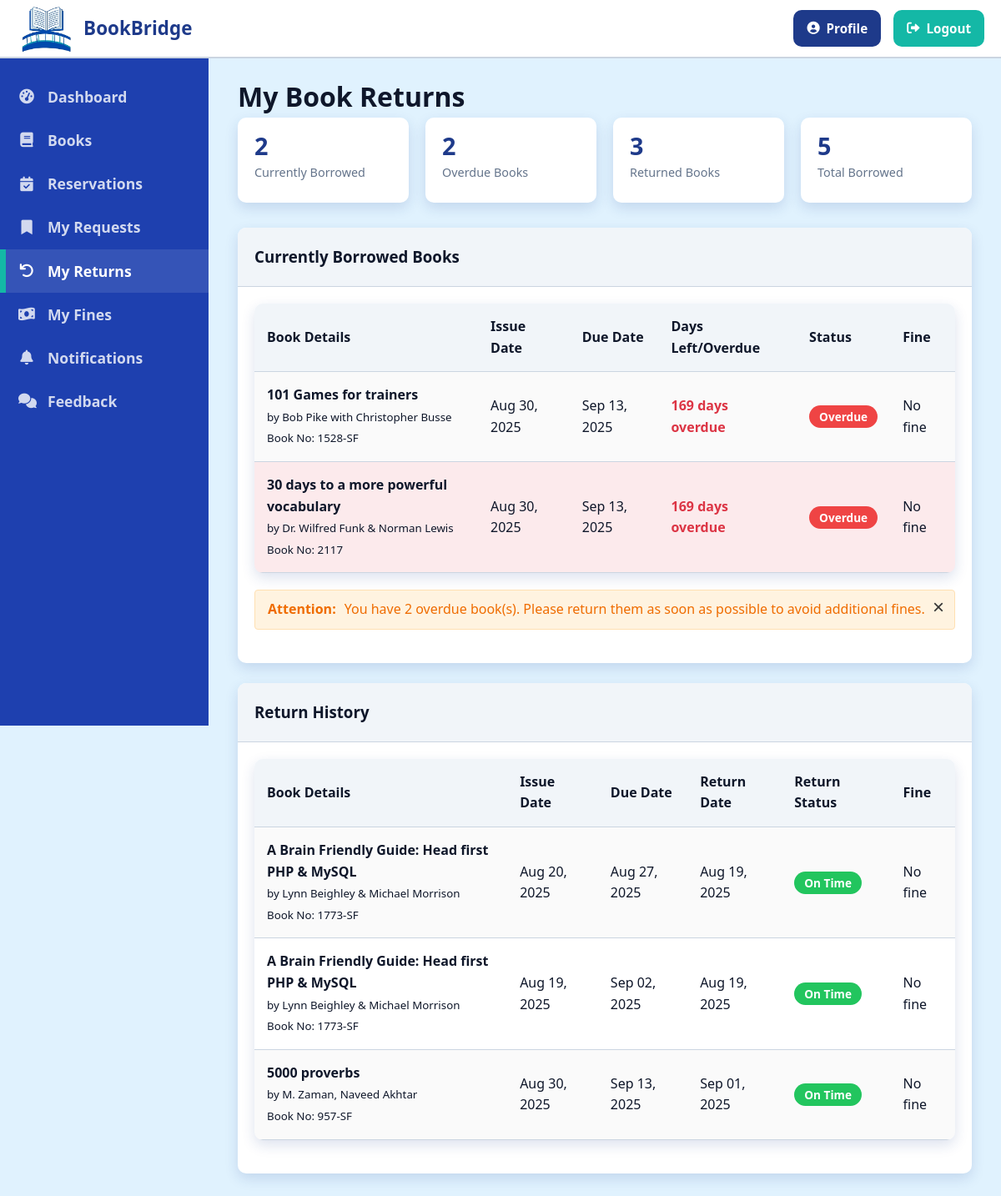
The page /student/returns.php (signed in) on the database as committed earlier.
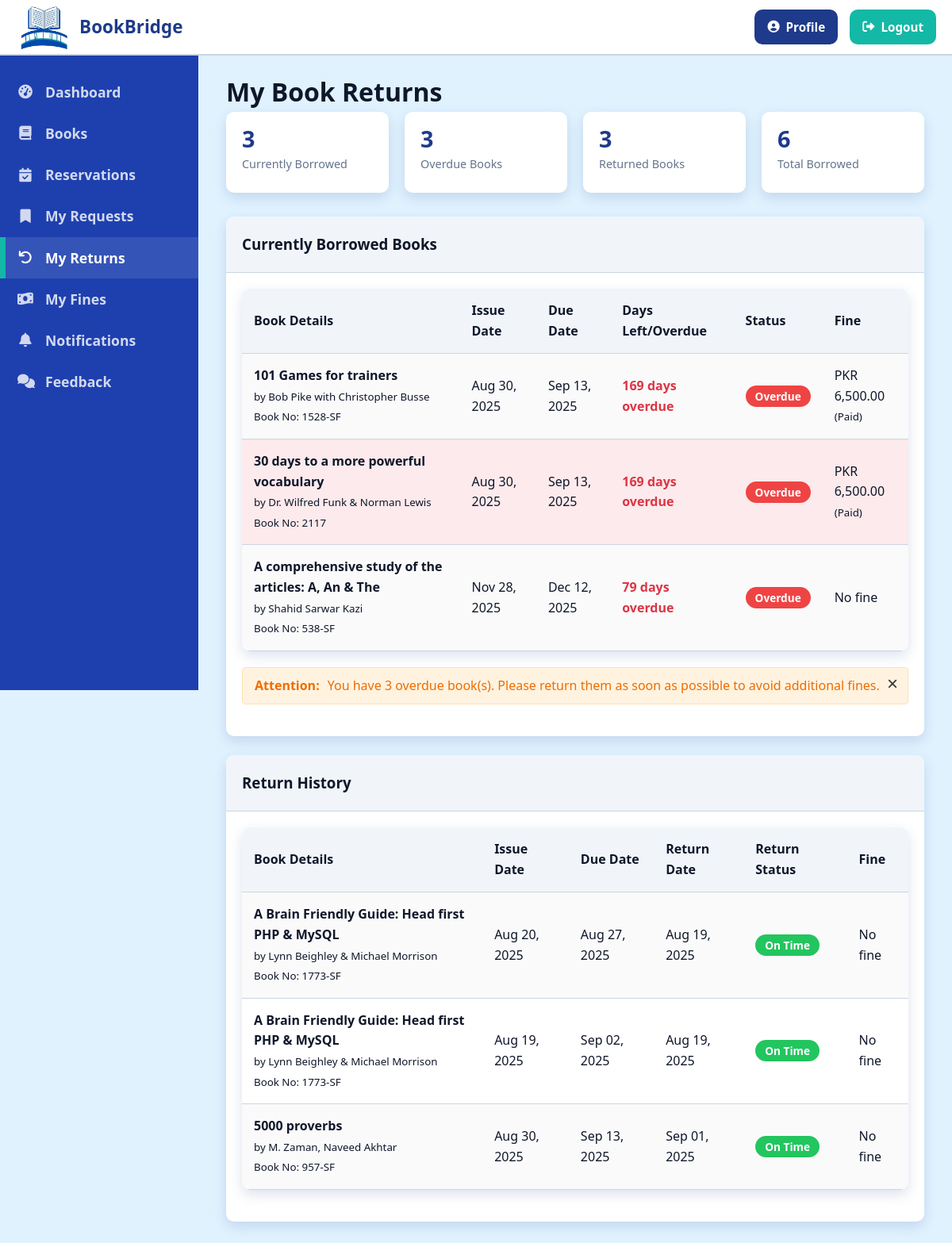
The same page on the database as committed later.
### tables this page shows
CREATE TABLE `issued_books` (
  `id` int(11) NOT NULL,
  `book_id` int(11) NOT NULL,
  `user_id` int(11) NOT NULL,
  `issue_date` timestamp NOT NULL DEFAULT current_timestamp(),
  `return_date` date NOT NULL,
  `actual_return_date` date DEFAULT NULL,
  `status` enum('issued','returned','overdue') NOT NULL DEFAULT 'issued',
  `fine_amount` decimal(10,2) DEFAULT 0.00
);

CREATE TABLE `books` (
  `id` int(11) NOT NULL,
  `book_name` varchar(100) DEFAULT NULL,
  `author` varchar(100) DEFAULT NULL,
  `book_no` varchar(20) DEFAULT NULL,
  `publisher` varchar(100) DEFAULT NULL,
  `category` varchar(50) DEFAULT NULL,
  `available_quantity` int(11) NOT NULL DEFAULT 0,
  `total_quantity` int(11) NOT NULL DEFAULT 0,
  `created_at` timestamp NOT NULL DEFAULT current_timestamp(),
  `updated_at` timestamp NOT NULL DEFAULT current_timestamp() ON UPDATE current_timestamp()
);

CREATE TABLE `fines` (
  `id` int(11) NOT NULL,
  `issued_book_id` int(11) NOT NULL,
  `user_id` int(11) NOT NULL,
  `amount` decimal(10,2) NOT NULL,
  `reason` text DEFAULT NULL,
  `status` enum('pending','paid') NOT NULL DEFAULT 'pending',
  `created_at` timestamp NOT NULL DEFAULT current_timestamp()
);

### student/returns.php (the view, shortened to what the rows shown need)
<?php
include_once '../includes/header.php';
$userId = $_SESSION['user_id'];
$sql = "
    SELECT ib.*, b.book_name, b.author, b.book_no,
           DATEDIFF(CURRENT_DATE, ib.return_date) as days_overdue,
           CASE
               WHEN ib.actual_return_date IS NULL AND CURRENT_DATE > ib.return_date THEN 'overdue'
               WHEN ib.actual_return_date IS NULL THEN 'issued'
               ELSE ib.status
           END as current_status,
           f.amount as fine_amount, f.status as fine_status,
           u.role as user_role
    FROM issued_books ib
    JOIN books b ON ib.book_id = b.id
    JOIN users u ON ib.user_id = u.id
    LEFT JOIN fines f ON ib.id = f.issued_book_id
    WHERE ib.user_id = ?
    ORDER BY
        CASE WHEN ib.actual_return_date IS NULL THEN 0 ELSE 1 END,
        ib.return_date ASC,
        ib.issue_date DESC
";
$stmt = $conn->prepare($sql);
$stmt->bind_param("i", $userId);
$stmt->execute();
$result = $stmt->get_result();
$books = [];
while ($row = $result->fetch_assoc()) {
    $books[] = $row;
}
$currentBooks = array_filter($books, function($book) {
    return $book['actual_return_date'] === null;
});
$returnedBooks = array_filter($books, function($book) {
    return $book['actual_return_date'] !== null;
});
?>
<div class="container">
    <h1 class="page-book_name">My Book Returns</h1>
    <?php if (count($currentBooks) > 0): ?>
    <div class="card mb-4">
        <div class="card-body">
            <div class="table-container">
                <table class="table table-striped">
                    <thead>
                        <tr>
                            <th>Book Details</th>
                            <th>Issue Date</th>
                            <th>Due Date</th>
                            <th>Days Left/Overdue</th>
                            <th>Status</th>
                            <th>Fine</th>
                        </tr>
                    </thead>
                    <tbody>
                        <?php foreach ($currentBooks as $book): ?>
                            <tr class="<?php echo $book['current_status'] == 'overdue' ? 'table-danger' : ''; ?>">
                                <td>
                                    <strong><?php echo htmlspecialchars($book['book_name']); ?></strong><br>
                                    <small class="text-muted">by <?php echo htmlspecialchars($book['author']); ?></small><br>
                                    <?php if (!empty($book['book_no'])): ?>
                                        <small class="text-muted">Book No: <?php echo htmlspecialchars($book['book_no']); ?></small>
                                    <?php endif; ?>
                                </td>
                                <td><?php echo date('M d, Y', strtotime($book['issue_date'])); ?></td>
                                <td><?php echo date('M d, Y', strtotime($book['return_date'])); ?></td>
                                <td>
                                    <?php
                                    $today = new DateTime();
                                    $dueDate = new DateTime($book['return_date']);
                                    $diff = $today->diff($dueDate);
                                    if ($book['current_status'] == 'overdue') {
                                        echo '<span class="text-danger"><strong>' . $book['days_overdue'] . ' days overdue</strong></span>';
                                    } else {
                                        echo '<span class="text-success">' . $diff->days . ' days left</span>';
                                    }
                                    ?>
                                </td>
                                <td>
                                    <?php if ($book['current_status'] == 'overdue'): ?>
                                        <span class="badge badge-danger">Overdue</span>
                                    <?php else: ?>
                                        <span class="badge badge-primary">Issued</span>
                                    <?php endif; ?>
                                </td>
                                <td>
                                    <?php
                                    if ($book['fine_amount'] > 0 && $book['user_role'] !== 'faculty') {
                                        $fineClass = ($book['fine_status'] == 'pending') ? 'text-danger' : 'text-success';
                                        echo '<span class="' . $fineClass . '">PKR ' . number_format($book['fine_amount'], 2) . '</span><br>';
                                        echo '<small class="text-muted">(' . ucfirst($book['fine_status']) . ')</small>';
                                    } elseif ($book['user_role'] === 'faculty') {
                                        echo '<span class="text-muted">Faculty Exempt</span>';
                                    } else {
                                        echo '<span class="text-muted">No fine</span>';
                                    }
                                    ?>
                                </td>
                            </tr>
                        <?php endforeach; ?>
                    </tbody>
                </table>
            </div>
        </div>
    </div>
    <?php endif; ?>
    <?php if (count($returnedBooks) > 0): ?>
    <div class="card">
        <div class="card-body">
            <div class="table-container">
                <table class="table table-striped">
                    <thead>
                        <tr>
                            <th>Book Details</th>
                            <th>Issue Date</th>
                            <th>Due Date</th>
                            <th>Return Date</th>
                            <th>Return Status</th>
                            <th>Fine</th>
                        </tr>
                    </thead>
                    <tbody>
                        <?php foreach ($returnedBooks as $book): ?>
                            <?php
                            $dueDate = new DateTime($book['return_date']);
                            $returnDate = new DateTime($book['actual_return_date']);
                            $wasLate = $returnDate > $dueDate;
                            ?>
                            <tr>
                                <td>
                                    <strong><?php echo htmlspecialchars($book['book_name']); ?></strong><br>
                                    <small class="text-muted">by <?php echo htmlspecialchars($book['author']); ?></small><br>
                                    <?php if (!empty($book['book_no'])): ?>
                                        <small class="text-muted">Book No: <?php echo htmlspecialchars($book['book_no']); ?></small>
                                    <?php endif; ?>
                                </td>
                                <td><?php echo date('M d, Y', strtotime($book['issue_date'])); ?></td>
                                <td><?php echo date('M d, Y', strtotime($book['return_date'])); ?></td>
                                <td><?php echo date('M d, Y', strtotime($book['actual_return_date'])); ?></td>
                                <td>
                                    <?php if ($wasLate): ?>
                                        <span class="badge badge-warning">Returned Late</span><br>
                                        <small class="text-muted">
                                            <?php
                                            $lateDays = $returnDate->diff($dueDate)->days;
                                            echo $lateDays . ' day' . ($lateDays > 1 ? 's' : '') . ' late';
                                            ?>
                                        </small>
                                    <?php else: ?>
                                        <span class="badge badge-success">On Time</span>
                                    <?php endif; ?>
                                </td>
                                <td>
                                    <?php
                                    if ($book['fine_amount'] > 0 && $book['user_role'] !== 'faculty') {
                                        $fineClass = $book['fine_status'] == 'pending' ? 'text-danger' : 'text-success';
                                        echo '<span class="' . $fineClass . '">PKR ' . number_format($book['fine_amount'], 2) . '</span><br>';
                                        echo '<small class="text-muted">(' . ucfirst($book['fine_status']) . ')</small>';
                                    } elseif ($book['user_role'] === 'faculty') {
                                        echo '<span class="text-muted">Faculty Exempt</span>';
                                    } else {
                                        echo '<span class="text-muted">No fine</span>';
                                    }
                                    ?>
                                </td>
                            </tr>
                        <?php endforeach; ?>
                    </tbody>
                </table>
            </div>
        </div>
    </div>
    <?php endif; ?>
</div>
<?php include_once '../includes/footer.php'; ?>

Rows that differ between the two databases and show on the page:
changed issued_books "101 Games for trainers": fines.amount (not shown) → "6,500.00"; fines.status (not shown) → "Paid"; text "No fine" → "PKR ( )"
changed issued_books "30 days to a more powerful vocabulary": fines.amount (not shown) → "6,500.00"; fines.status (not shown) → "Paid"; text "No fine" → "PKR ( )"
added issued_books: book.book_name "A comprehensive study of the articles: A, An & The", book.author "Shahid Sarwar Kazi", book.book_no "538-SF", issue_date "Nov 28, 2025", return_date "Dec 12, 2025", days_overdue "79", shows "No fine", shown under "Currently Borrowed Books"
Other text that changed with them:
count($currentBooks): "2" → "3"
count($overdueBooks): "2" → "3"
count($books): "5" → "6"
